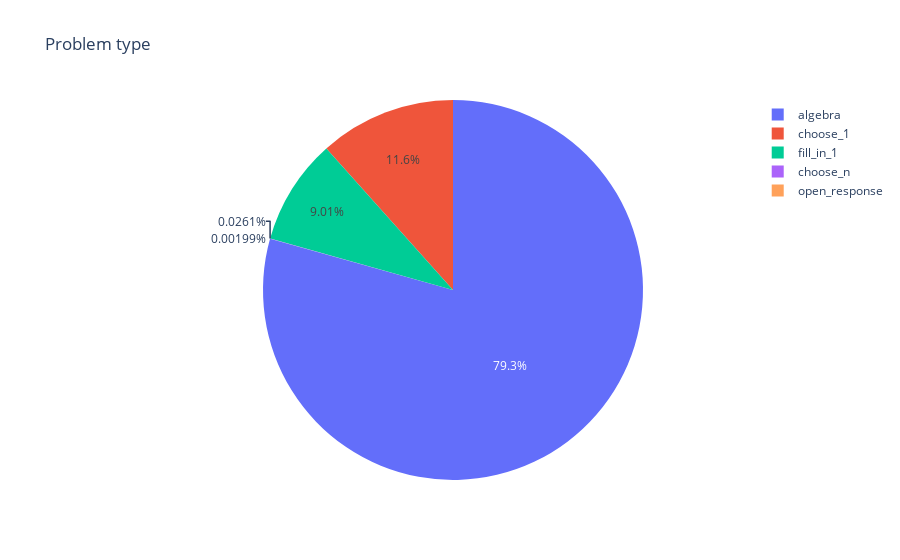

The cell this chart's notebook holds for it:
### Markdown cell above
****
## Sort by answer types

### Code cell
ds = data['answer_type'].value_counts().reset_index()

ds.columns = [
    'answer_type',
    'percent'
]

ds['percent'] /= len(data)
ds = ds.sort_values(['percent'])

fig = px.pie(
    ds,
    names = 'answer_type',
    values = 'percent',
    title = 'Problem type',
)

fig.show()

### Figure 1 — Plotly figure (JSON) as saved in the notebook; plotly's stock layout.template omitted (floating-point values rounded to 4 significant figures)
{"data": [{"domain": {"x": [0, 1], "y": [0, 1]}, "hovertemplate": "answer_type=%{label}<br>percent=%{value}<extra></extra>", "labels": ["open_response", "choose_n", "fill_in_1", "choose_1", "algebra"], "legendgroup": "", "name": "", "showlegend": true, "type": "pie", "values": [1.991e-05, 0.0002614, 0.09013, 0.1161, 0.7934]}], "layout": {"legend": {"tracegroupgap": 0}, "title": {"text": "Problem type"}}}
